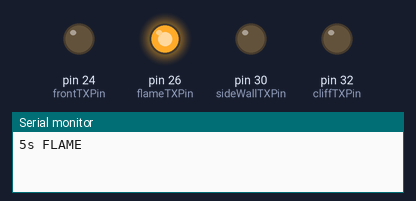
Simulated run of this sketch. Board: Arduino Mega 2560, built with avr-gcc and run on an emulated ATmega2560. Shown: output pins drawn as LEDs (lit = HIGH), the last lines printed to the serial monitor.

Above: at 2.5 s.
At 8.5 s:
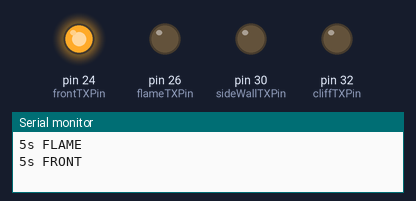
At 14.5 s:
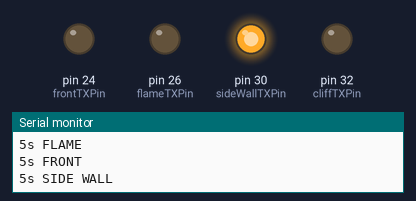
At 20.5 s:
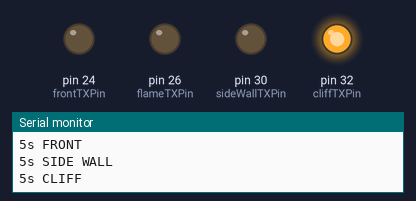
At 29.5 s:
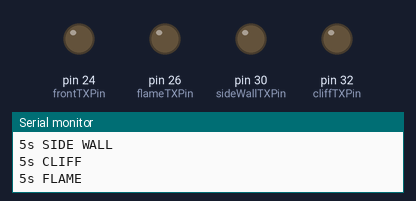
Timing chart, 0 to 31.2 s (numbered marks = the images above):
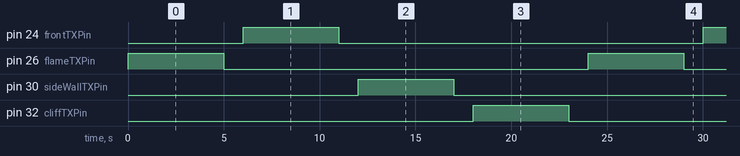

Measured:
- by itself, pin 24 (frontTXPin), pin 26 (flameTXPin), pin 30 (sideWallTXPin), pin 32 (cliffTXPin): alternates HIGH for 5.0 s and LOW for 19.0 s
- by itself, everything shown: repeats every 24.0 s, in 8 steps

The sketch:

digitalWrite_Int_test.ino
```cpp
const byte flameTXPin = 26;
const byte frontTXPin = 24;
const byte sideWallTXPin = 30;
const byte cliffTXPin = 32;

void setup() {
  // put your setup code here, to run once:
  pinMode(flameTXPin, OUTPUT);
  pinMode(frontTXPin, OUTPUT);
  pinMode(sideWallTXPin, OUTPUT);
  pinMode(cliffTXPin, OUTPUT);

  digitalWrite(flameTXPin, LOW);
  digitalWrite(frontTXPin, LOW);
  digitalWrite(sideWallTXPin, LOW);
  digitalWrite(cliffTXPin, LOW);
  Serial.begin(9600);
}

void loop() {
  Serial.println("5s FLAME");
  digitalWrite(flameTXPin, HIGH);
  delay(5000);
  digitalWrite(flameTXPin, LOW);
  delay(1000);

  Serial.println("5s FRONT");
  digitalWrite(frontTXPin, HIGH);
  delay(5000);
  digitalWrite(frontTXPin, LOW);
  delay(1000);

  Serial.println("5s SIDE WALL");
  digitalWrite(sideWallTXPin, HIGH);
  delay(5000);
  digitalWrite(sideWallTXPin, LOW);
  delay(1000);

  Serial.println("5s CLIFF");
  digitalWrite(cliffTXPin, HIGH);
  delay(5000);
  digitalWrite(cliffTXPin, LOW);
  delay(1000);


}
```
